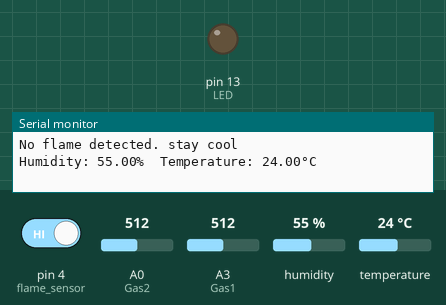
Simulated run of this sketch. Board: Arduino Uno, built with avr-gcc and run on an emulated ATmega328P. Shown: output pins drawn as LEDs (lit = HIGH), the last lines printed to the serial monitor. Inputs (shaded band) come from the test bench; at power-on: A0 (Gas2) = 512, pin 4 (flame_sensor) HIGH, A3 (Gas1) = 512, humidity 55 %, temperature 24 °C.

Above: at 1.8 s.
1.9 s: A0 (Gas2) set to 489
At 2.6 s:
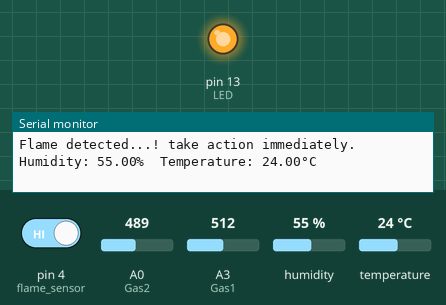
3.5 s: A0 (Gas2) set to 510
At 4.8 s:
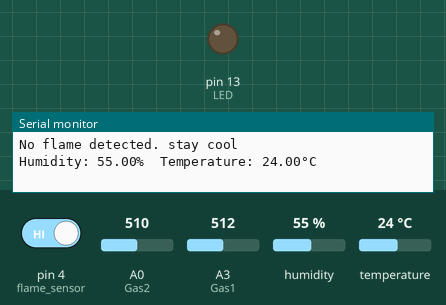
5.7 s: A0 (Gas2) set to 490
At 6.8 s:
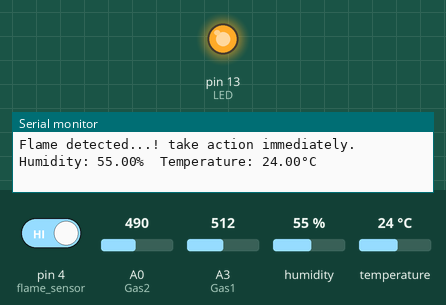
Timing chart, 0 to 8.7 s (numbered marks = the images above; inputs shaded):
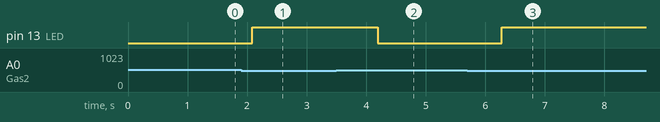

Measured:
- the behaviour switches between 500 and 499 on A0 (Gas2) (found by bisection; images 0 and 1)
- after the input at 1.9 s, pin 13 (LED): LOW → HIGH after 0.19 s
- after the input at 3.5 s, pin 13 (LED): HIGH → LOW after 0.70 s
- after the input at 5.7 s, pin 13 (LED): LOW → HIGH after 0.58 s

The sketch:

allSensors_Arduino_slave.ino
```cpp
#include "DHT.h"

#define DHTTYPE DHT11
int DHTPIN = 2;
int LED = 13;
int flame_sensor = 4;
int Gas1 = A3;
int Gas2 = A0;
int flame_detected;


DHT dht(DHTPIN, DHTTYPE);

void setup()
{
  Serial.begin(9600);

  pinMode(LED, OUTPUT);
  pinMode(flame_sensor, INPUT);
    dht.begin();
}

void loop()
{


  int sensorValue1 = analogRead(Gas1);
   int sensorValue2 = analogRead(Gas2);
  Serial.print("Value: ");
  Serial.println(sensorValue1);
   Serial.print("Value: ");
  Serial.println(sensorValue2);

  flame_detected = digitalRead(flame_sensor);
  if (flame_detected == 0 || sensorValue1<500 || sensorValue2<500 )
  {
    Serial.println("Flame detected...! take action immediately.");
    digitalWrite(LED, HIGH);


  }
  else
  {
    Serial.println("No flame detected. stay cool");

    digitalWrite(LED, LOW);
  }

float h = dht.readHumidity();
  // Read temperature as Celsius (the default)
  float t = dht.readTemperature();
  // Read temperature as Fahrenheit (isFahrenheit = true)
  float f = dht.readTemperature(true);

  // Check if any reads failed and exit early (to try again).
  if (isnan(h) || isnan(t) || isnan(f)) {
    Serial.println(F("Failed to read from DHT sensor!"));
    return;
  }

  Serial.print(F("Humidity: "));
  Serial.print(h);
  Serial.print(F("%  Temperature: "));
  Serial.print(t);
  Serial.print(F("°C "));


  Serial.println("   ");

  Serial.println("   ");


  delay(1000);
}
```
